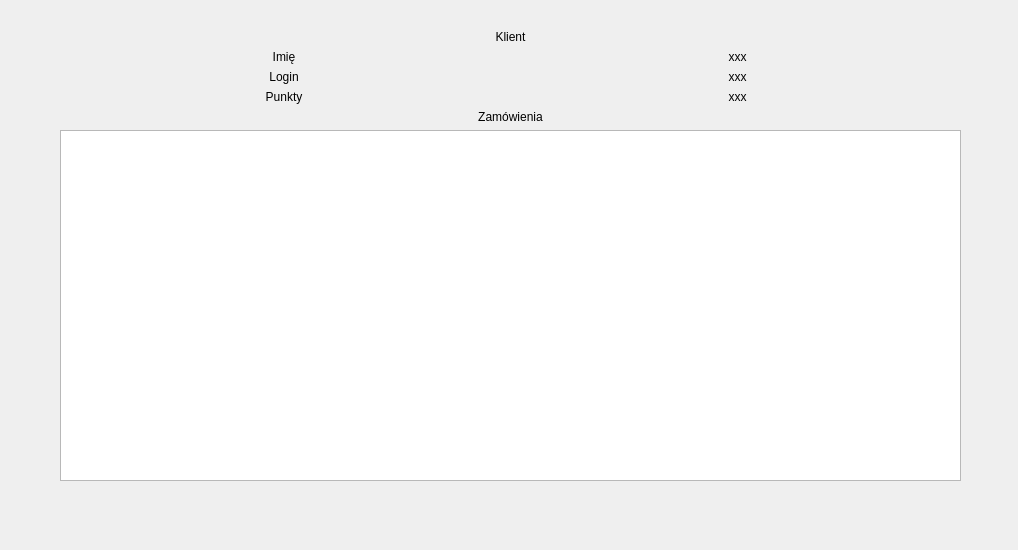
<?xml version="1.0" encoding="UTF-8"?>
<ui version="4.0">
 <class>ClientDetails</class>
 <widget class="QDialog" name="ClientDetails">
  <property name="geometry">
   <rect>
    <x>0</x>
    <y>0</y>
    <width>1018</width>
    <height>550</height>
   </rect>
  </property>
  <property name="windowTitle">
   <string>Dialog</string>
  </property>
  <widget class="QWidget" name="">
   <property name="geometry">
    <rect>
     <x>60</x>
     <y>30</y>
     <width>901</width>
     <height>451</height>
    </rect>
   </property>
   <layout class="QVBoxLayout" name="verticalLayout_2">
    <item>
     <widget class="QLabel" name="label">
      <property name="text">
       <string>Klient</string>
      </property>
      <property name="alignment">
       <set>Qt::AlignCenter</set>
      </property>
     </widget>
    </item>
    <item>
     <layout class="QVBoxLayout" name="verticalLayout">
      <item>
       <layout class="QHBoxLayout" name="horizontalLayout">
        <item>
         <widget class="QLabel" name="label_2">
          <property name="text">
           <string>Imię</string>
          </property>
          <property name="alignment">
           <set>Qt::AlignCenter</set>
          </property>
         </widget>
        </item>
        <item>
         <widget class="QLabel" name="label_clientName">
          <property name="text">
           <string>xxx</string>
          </property>
          <property name="alignment">
           <set>Qt::AlignCenter</set>
          </property>
         </widget>
        </item>
       </layout>
      </item>
      <item>
       <layout class="QHBoxLayout" name="horizontalLayout_2">
        <item>
         <widget class="QLabel" name="label_3">
          <property name="text">
           <string>Login</string>
          </property>
          <property name="alignment">
           <set>Qt::AlignCenter</set>
          </property>
         </widget>
        </item>
        <item>
         <widget class="QLabel" name="label_clientLogin">
          <property name="text">
           <string>xxx</string>
          </property>
          <property name="alignment">
           <set>Qt::AlignCenter</set>
          </property>
         </widget>
        </item>
       </layout>
      </item>
      <item>
       <layout class="QHBoxLayout" name="horizontalLayout_3">
        <item>
         <widget class="QLabel" name="label_4">
          <property name="text">
           <string>Punkty</string>
          </property>
          <property name="alignment">
           <set>Qt::AlignCenter</set>
          </property>
         </widget>
        </item>
        <item>
         <widget class="QLabel" name="label_clientPoints">
          <property name="text">
           <string>xxx</string>
          </property>
          <property name="alignment">
           <set>Qt::AlignCenter</set>
          </property>
         </widget>
        </item>
       </layout>
      </item>
      <item>
       <widget class="QLabel" name="label_5">
        <property name="text">
         <string>Zamówienia</string>
        </property>
        <property name="alignment">
         <set>Qt::AlignCenter</set>
        </property>
       </widget>
      </item>
      <item>
       <widget class="QListWidget" name="listWidget"/>
      </item>
     </layout>
    </item>
   </layout>
  </widget>
 </widget>
 <resources/>
 <connections/>
</ui>
